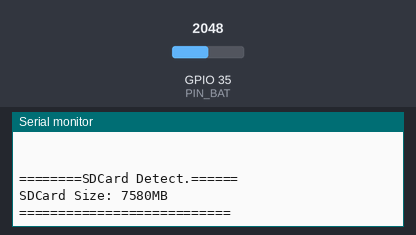
This program was run on a simulated ESP32. On the bench: the last lines printed to the serial monitor. The test bench sets the inputs (shaded band); at power-on: GPIO 35 (PIN_BAT) = 2048. Storage starts empty.

Above: at 1.7 s.
1.8 s: GPIO 35 (PIN_BAT) set to 1960
At 2.8 s:
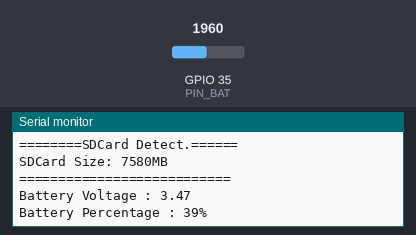
3.5 s: GPIO 35 (PIN_BAT) set to 2040
At 5.5 s:
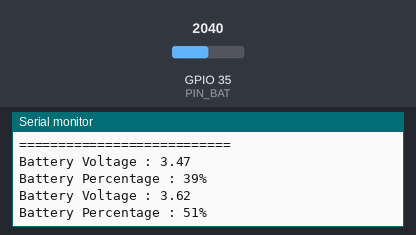

The program:

main.cpp
```cpp
#include <Arduino.h>
#include "SDCard.h"
#ifdef TEST
    #include <gtest/gtest.h>
#endif

#define PIN_BAT 35 /* read battery voltage, Disabled when using USB - ONLY INPUT PIN */


float map_battery_voltage_to_percentage(float voltage, float min_voltage, float max_voltage, float min_percentage, float max_percentage);
void sortData(float data[], int size);
void read_bat();


SDCard *sdCard = new SDCard();
int _batteryPercentage = 0;
float _batteryVoltage = 0;
const int _voltageReads = 15; // number of voltage readings before choosing a median, keep this number odd
int vref = 1100;       // ADC reference voltage, change this to 1100 if using ESP32 ADC


void setup()
{
    Serial.begin(115200); // Start serial monitor at a baud rate of 9600
    delay(500);
    pinMode(PIN_BAT, INPUT);

    sdCard->init();

#ifdef TEST
    ::testing::InitGoogleTest();
#endif
}

void read_bat()
{ // reads and returns the battery voltage
    float voltageBuffer[_voltageReads];
    uint32_t Read_buffer = 0;

    for (int x = 0; x < _voltageReads; x++)
    {
        for (int i = 0; i < _voltageReads; i++)
        {
            voltageBuffer[i] = (uint32_t)analogRead(PIN_BAT);
        }
        sortData(voltageBuffer, _voltageReads);
        Read_buffer += (voltageBuffer[(_voltageReads - 1) / 2]);
    }

    // _batteryVoltage = (((float)(Read_buffer / _voltageReads) / 4096) * 3600 * 2) / 1000;
    _batteryVoltage= ((float)(Read_buffer / _voltageReads) / 4096.0) * 2.0 * 3.3 * (vref / 1000.0);
    _batteryPercentage = map_battery_voltage_to_percentage(_batteryVoltage, 3.0, 4.2, 0, 100); // get battery voltage as a percentage 0-100%

    if (_batteryPercentage < 0)
    {
        _batteryPercentage = 0;
    }

    if (_batteryPercentage > 100)
    {
        _batteryPercentage = 100;
    }
}

float map_battery_voltage_to_percentage(float voltage, float min_voltage, float max_voltage, float min_percentage, float max_percentage)
{
    return (voltage - min_voltage) * (max_percentage - min_percentage) / (max_voltage - min_voltage) + min_percentage;
}

void sortData(float data[], int size)
{
    for (int i = 0; i < size - 1; i++)
    {
        for (int j = 0; j < size - i - 1; j++)
        {
            if (data[j] > data[j + 1])
            {
                float temp = data[j];
                data[j] = data[j + 1];
                data[j + 1] = temp;
            }
        }
    }
}

void loop()
{
#ifdef TEST
    // Run tests
    if (RUN_ALL_TESTS())
        ;

    // sleep 1 sec
    delay(1000);
#endif

    static unsigned long last_time = 0;
    if (millis() - last_time >= 2000)
    {
        last_time = millis();
        read_bat();
        Serial.print("Battery Voltage : ");
        Serial.println(_batteryVoltage); // 2.5v - 4.2v
        Serial.print("Battery Percentage : ");
        Serial.print(_batteryPercentage);
        Serial.println("%"); // 0-100%

        sdCard->tick(_batteryVoltage, _batteryPercentage);
    }
}
```

SDCard.h
```cpp
#pragma once

#include <SPI.h>
#include <SD.h>
#include <Arduino.h>

// #include "Interfaces/ISDCard.h"
// #include "Configurations.h"
// #include "TSProperties.h"
// #include "StringQueue.h"

class SDCard
{
private:
    // TSProperties* _TSProperties;
    // SD* _sd;

    // StringQueue _queueCompletedRideIds;
    int _nbRidesInSDCard;
    bool _isRideStarted;
    File _currentPointsFile;
    String _currentPointsFileName;
    String _currentStatsFileName;

    File _currentFileSendPoints;
    unsigned long _positionCursorFileSendPoints;
    bool _isSendingRide;
    bool _isSendingPoints;

    bool IsSDCardConnected;

    void createRideFiles();
    void writePoint(float batteryVoltage, int batteryPourcent);


public:
    // SDCard(TSProperties* TSProperties);
    SDCard();
    ~SDCard();

    void init();
    void tick(float batteryVoltage, int batteryPourcent);
};
```

SDCard.cpp
```cpp
#include "SDCard.h"
// #include "Configurations.h"
// #include "StringQueue.h"

/*----- SD Card -----*/
#define PIN_SDCARD_MOSI 15
#define PIN_SDCARD_SCLK 14
#define PIN_SDCARD_CS 13
#define PIN_SDCARD_MISO 2
#define PIN_LED 12

#define SDCARD_ROOT_PATH "/testVBat"
#define SDCARD_FILE_EXTENSION ".csv"
// #define SDCARD_FILE_STATS_NAME "_stats"
#define SDCARD_FILE_POINTS_NAME "_points"
#define SDCARD_POSITION_NUMBER_OF_POINTS 9
#define SDCARD_NUMBER_ELEMENTS_OF_POINT 8

SDCard::SDCard() : _nbRidesInSDCard(0),
                   _isRideStarted(false),
                   _currentPointsFile(),
                   _currentPointsFileName(""),
                   _currentStatsFileName(""),
                   _currentFileSendPoints(),
                   _positionCursorFileSendPoints(0),
                   _isSendingRide(false),
                   _isSendingPoints(false),
                   IsSDCardConnected(false)
{
    this->init();

    this->createRideFiles();
    // this->_currentPointsFile = SD.open(this->_currentPointsFileName, FILE_WRITE);
};

SDCard::~SDCard(){};

void SDCard::init()
{
    Serial.println("========SDCard Detect.======");
    SPI.begin(PIN_SDCARD_SCLK, PIN_SDCARD_MISO, PIN_SDCARD_MOSI);

    this->IsSDCardConnected = SD.begin(PIN_SDCARD_CS);

    if (!this->IsSDCardConnected)
    {
        Serial.println("SDCard MOUNT FAIL");
    }
    else
    {
        uint32_t cardSize = SD.cardSize() / (1024 * 1024);
        String str = "SDCard Size: " + String(cardSize) + "MB";
        Serial.println(str);

        if (!SD.exists(SDCARD_ROOT_PATH))
        {
            SD.mkdir(SDCARD_ROOT_PATH);
        }

        // this->checkFiles();
    }
    Serial.println("===========================");
}

void SDCard::tick(float batteryVoltage, int batteryPourcent)
{
    if (this->IsSDCardConnected)
    {
        // this->processCurrentRide();
        // this->processSendRide();

        this->writePoint(batteryVoltage, batteryPourcent);
    }
};

void SDCard::createRideFiles()
{
    this->_currentPointsFileName =
        String(SDCARD_ROOT_PATH) + "/" + "TEST_VBAT" + SDCARD_FILE_POINTS_NAME + SDCARD_FILE_EXTENSION;

    SD.remove(this->_currentPointsFileName);
    File f = SD.open(this->_currentPointsFileName, FILE_READ);
    f.close();
};

void SDCard::writePoint(float batteryVoltage, int batteryPourcent)
{
    String content =
        String(millis()) + ";" +
        String(batteryVoltage, 2) + ";" +
        String(batteryPourcent) + ";";

    File file = SD.open(this->_currentPointsFileName, FILE_APPEND);

    file.println(content);
    file.close();
};

// void SDCard::writePoint(float batteryVoltage, int batteryPourcent)
// {
//     String content =
//         String(millis()) + ";" +
//         String(batteryVoltage, 2) + ";" +
//         String(batteryPourcent) + ";";

//     this->_currentPointsFile.println(content);
//     // this->_TSProperties->PropertiesCurrentRide.IsPointReadyToSave = false;
// };
```

Measured:
- after the input at 1.8 s, the serial monitor: prints a new line after 0.23 s (image 1)
- after the input at 3.5 s, the serial monitor: prints a new line after 0.53 s (image 2)
